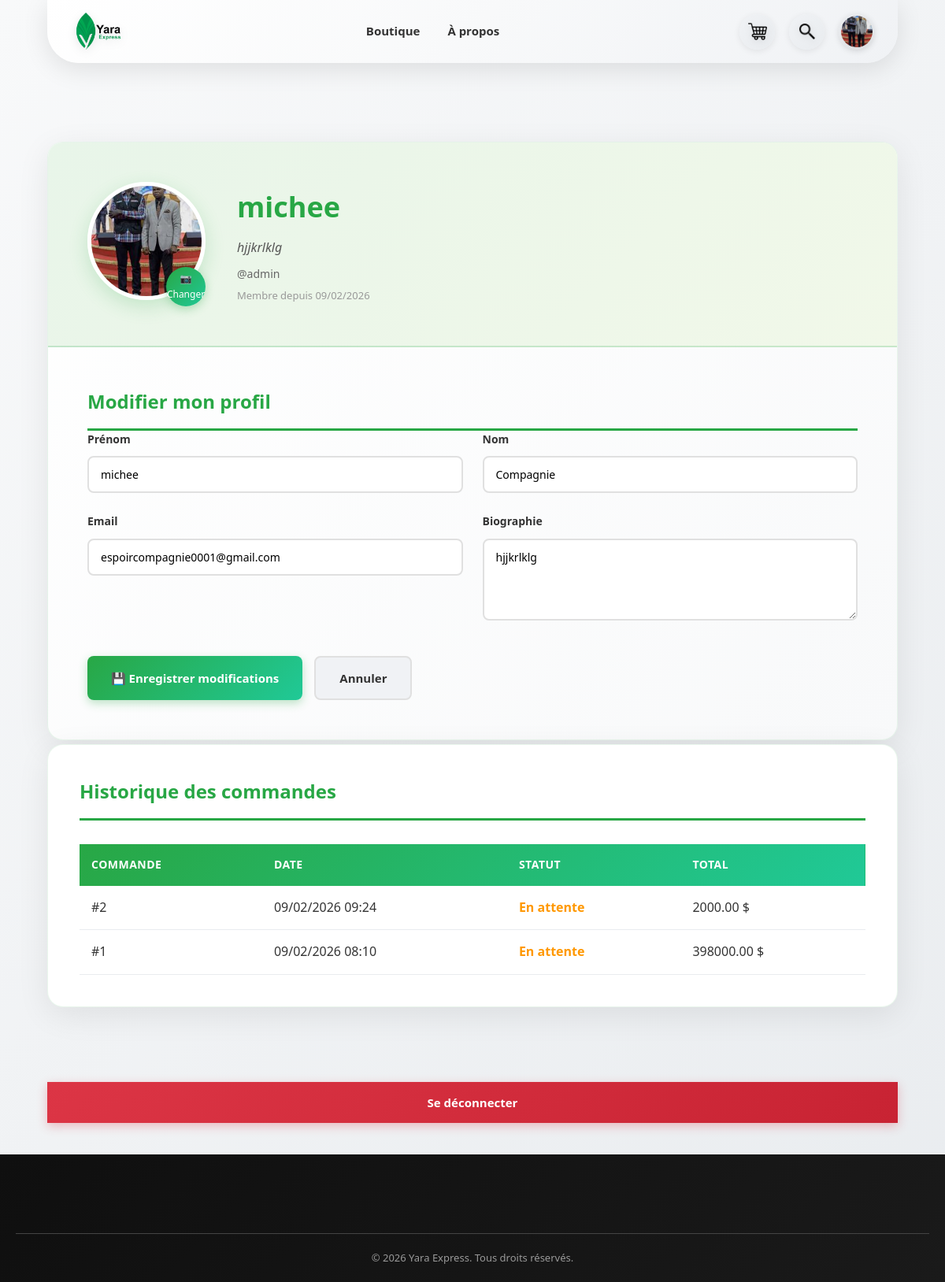
Screenshot of /profile/ (signed in) with the database file from the repository.
### users/models.py (models this page shows, shortened)
class UserProfile(models.Model):
    user = models.OneToOneField(User, on_delete=models.CASCADE, related_name='profile')
    photo = models.ImageField(upload_to='profile_pictures/', blank=True, null=True, default='profile_pictures/default.svg')
    bio = models.TextField(max_length=500, blank=True, null=True)
    created_at = models.DateTimeField(auto_now_add=True)
    updated_at = models.DateTimeField(auto_now=True)

### orders/models.py (models this page shows, shortened)
class Order(models.Model):
    STATUS_CHOICES = [
        ('pending', 'En attente'),
        ('confirmed', 'Confirmée'),
        ('shipped', 'Expédiée'),
        ('delivered', 'Livrée'),
        ('cancelled', 'Annulée'),
    ]
    user = models.ForeignKey(User, on_delete=models.CASCADE)
    created_at = models.DateTimeField(auto_now_add=True)
    updated_at = models.DateTimeField(auto_now=True)
    status = models.CharField(max_length=20, choices=STATUS_CHOICES, default='pending')
    total_price = models.DecimalField(max_digits=10, decimal_places=2)
    class Meta:
        ordering = ['-created_at']

### users/views.py (the view)
# urls.py: path('profile/', views.profile_view, name='profile'),
@login_required
def profile_view(request):
    from orders.models import Order
    profile, created = UserProfile.objects.get_or_create(user=request.user)
    if request.method == 'POST':
        user_form = UserEditForm(request.POST, instance=request.user)
        profile_form = UserProfileForm(request.POST, request.FILES, instance=profile)
        if user_form.is_valid() and profile_form.is_valid():
            user_form.save()
            profile_form.save()
            messages.success(request, 'Profil mise à jour avec succès!')
            return redirect('profile')
    else:
        user_form = UserEditForm(instance=request.user)
        profile_form = UserProfileForm(instance=profile)
    orders = Order.objects.filter(user=request.user).order_by('-created_at')
    return render(request, 'user/user.html', {
        'user': request.user,
        'profile': profile,
        'orders': orders,
        'user_form': user_form,
        'profile_form': profile_form
    })

### users/views.py
class UserEditForm(forms.ModelForm):
    class Meta:
        model = User
        fields = ('first_name', 'last_name', 'email')
        widgets = {
            'first_name': forms.TextInput(attrs={'class': 'form-control'}),
            'last_name': forms.TextInput(attrs={'class': 'form-control'}),
            'email': forms.EmailInput(attrs={'class': 'form-control'})
        }

class UserProfileForm(forms.ModelForm):
    class Meta:
        model = UserProfile
        fields = ('photo', 'bio')
        widgets = {
            'photo': forms.FileInput(attrs={
                'class': 'form-control',
                'accept': 'image/*',
                'id': 'photoInput'
            }),
            'bio': forms.Textarea(attrs={
                'class': 'form-control',
                'rows': 4,
                'placeholder': 'Parlez un peu de vous...'
            })
        }

### templates/user/user.html (shortened to what this page needs)
{% load static %}
<!DOCTYPE html>
<html lang="fr">
<head>
    <link rel="stylesheet" href="{% static 'css/style.css' %}">
    <link rel="stylesheet" href="{% static 'css/profile.css' %}">
</head>
<body>
<header>
    <div class="logo">
        <img src="{% static 'img/logos2.png' %}" alt="Logo Yara">
    </div>
    <ul id="nav-menu">
        <li><a href="{% url 'home' %}">Boutique</a></li>
        <li><a href="{% url 'about' %}">À propos</a></li>
    </ul>
    <div class="parametre">
         <a href="{% url 'panier' %}"><img src="{% static 'img/shopping.png' %}" alt=""></a>
        <a href="{% url 'recherche' %}"><img src="{% static 'img/search.png' %}" alt="Recherche"></a>
            {% if user.is_authenticated %}
                <a href="{% url 'profile' %}">
                    {% if user.profile.photo %}
                        <img src="{{ user.profile.photo.url }}" alt="Avatar" style="height:40px;width:40px;border-radius:50%;object-fit:cover;">
                    {% else %}
                        <img src="{% static 'img/utilisateur.png' %}" alt="Utilisateur">
                    {% endif %}
                </a>
            {% else %}
                <a href="{% url 'login' %}"><img src="{% static 'img/utilisateur.png' %}" alt="Connexion"></a>
            {% endif %}
    </div>
</header>
<main class="container profile-container">
    <div class="profile_card">
        <div class="profile_header">
            <div class="photo_section">
                {% if profile.photo %}
                    <img src="{{ profile.photo.url }}" alt="Photo de profil" class="profile_photo" id="previewPhoto">
                {% else %}
                    <img src="{% static 'img/default-avatar.png' %}" alt="Photo par défaut" class="profile_photo" id="previewPhoto">
                {% endif %}
                <label for="photoInput" class="upload_btn">
                    <span>📷 Changer</span>
                </label>
            </div>
            <div class="profile_texts">
                <h1>{{ user.first_name|default:user.username }}</h1>
                {% if profile.bio %}
                    <p class="bio">{{ profile.bio }}</p>
                {% else %}
                    <p class="bio-placeholder">Pas encore de bio...</p>
                {% endif %}
                <p class="username">@{{ user.username }}</p>
                <p class="member-since">Membre depuis {{ user.date_joined|date:"d/m/Y" }}</p>
            </div>
        </div>
        <div class="edit_profile_section">
            <h2>Modifier mon profil</h2>
            <form method="post" enctype="multipart/form-data" class="profile_form">
                <div class="form_group">
                    <label for="id_first_name">Prénom</label>
                    {{ user_form.first_name }}
                </div>
                <div class="form_group">
                    <label for="id_last_name">Nom</label>
                    {{ user_form.last_name }}
                </div>
                <div class="form_group">
                    <label for="id_email">Email</label>
                    {{ user_form.email }}
                </div>
                <div class="form_group">
                    <label for="id_bio">Biographie</label>
                    {{ profile_form.bio }}
                </div>
                <div class="form_actions">
                    <button type="submit" class="btn-save">💾 Enregistrer modifications</button>
                    <a href="{% url 'home' %}" class="btn-cancel">Annuler</a>
                </div>
            </form>
        </div>
    </div>
    <div class="orders_section">
        <h2>Historique des commandes</h2>
        {% if orders %}
            <table class="orders_table">
                <thead>
                    <tr>
                        <th>Commande</th>
                        <th>Date</th>
                        <th>Statut</th>
                        <th>Total</th>
                    </tr>
                </thead>
                <tbody>
                    {% for order in orders %}
                        <tr>
                            <td>#{{ order.id }}</td>
                            <td>{{ order.created_at|date:"d/m/Y H:i" }}</td>
                            <td class="status-{{ order.status }}">{{ order.get_status_display }}</td>
                            <td>{{ order.total_price }} $</td>
                        </tr>
                    {% endfor %}
                </tbody>
            </table>
        {% else %}
            <div class="empty-orders">
                <p>Vous n'avez pas encore de commandes.</p>
                <a href="{% url 'home' %}" class="btn-shop">Commencer vos achats</a>
            </div>
        {% endif %}
    </div>
    <div class="logout_section">
        <a href="{% url 'logout' %}" class="btn-logout">Se déconnecter</a>
    </div>
</main>
<footer class="footer">
    <div class="footer-bottom">
        <p>&copy; 2026 Yara Express. Tous droits réservés.</p>
    </div>
</footer>
</body>
</html>

### static/css/style.css (style rules this page uses)
* { margin: 0; padding: 0; box-sizing: border-box; font-family: 'Segoe UI', Tahoma, Geneva, Verdana, sans-serif; }
html { scroll-behavior: smooth; }
body { background: linear-gradient(135deg, #f8f9fa 0%, #e9ecef 100%); color: #333; line-height: 1.6; }
header { position: fixed; top: 0; left: 0; right: 0; margin: 0 auto; z-index: 100; border-radius: 0 0 40px 40px; background: linear-gradient(135deg, #ffffff 0%, #f8f9fa 50%, #f0f2f5 100%); box-shadow: 0 8px 32px rgba(0, 0, 0, 0.1); backdrop-filter: blur(10px); display: flex; height: 80px; width: 90%; justify-content: space-between; align-items: center; padding: 0 30px; left: 5%; right: 5%; transition: all 0.3s ease; box-sizing: border-box; }
.logo { display: flex; align-items: center; cursor: pointer; }
.logo img { height: 70px; transition: all 0.4s cubic-bezier(0.175, 0.885, 0.32, 1.275); filter: drop-shadow(0 4px 6px rgba(0, 0, 0, 0.1)); }
header ul { display: flex; list-style: none; gap: 35px; }
header ul li a { text-decoration: none; color: #333; font-weight: 600; font-size: 15px; transition: all 0.3s ease; position: relative; padding: 8px 0; }
header ul li a::before { content: ''; position: absolute; bottom: 0; left: 0; width: 0; height: 3px; background: linear-gradient(90deg, #28a745, #20c997); transition: width 0.4s cubic-bezier(0.175, 0.885, 0.32, 1.275); border-radius: 2px; }
.parametre { display: flex; gap: 18px; align-items: center; }
.parametre a { position: relative; display: flex; align-items: center; justify-content: center; width: 45px; height: 45px; border-radius: 50%; background: linear-gradient(135deg, #f0f2f5 0%, #e9ecef 100%); transition: all 0.3s ease; box-shadow: 0 2px 8px rgba(0, 0, 0, 0.08); }
.parametre img { height: 24px; transition: all 0.3s ease; filter: drop-shadow(0 2px 4px rgba(0, 0, 0, 0.1)); }
main { position: relative; left: 0; right: 0; margin: 0 auto; margin-bottom: 200px; top: 50px; display: flex; width: 90%; gap: 200px; }
.footer { background-color: #000000; color: #fff; font-family: Arial, sans-serif; padding: 40px 20px 20px 20px; }
.footer-bottom { text-align: center; border-top: 1px solid #555; padding-top: 15px; font-size: 14px; color: #ccc; }

### rows the page displays
UserProfile: photo (picture), bio "hjjkrlklg"
Order: id "2", created_at "09/02/2026 09:24", status "En attente", total_price "2000.00"
Order: id "1", created_at "09/02/2026 08:10", status "En attente", total_price "398000.00"

### other values shown
{{ user.first_name|default:user.username }} "michee"
{{ user.username }} "admin"
{{ user.date_joined|date:"d/m/Y" }} "09/02/2026"
